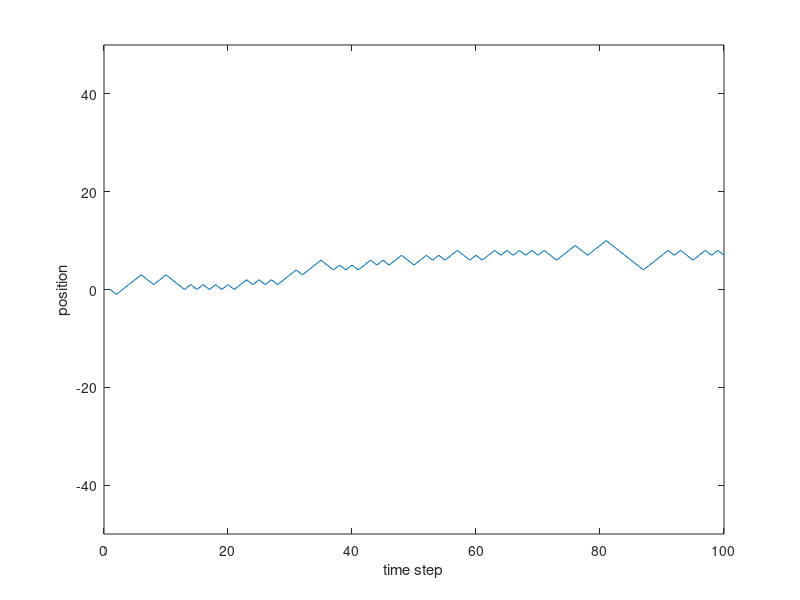
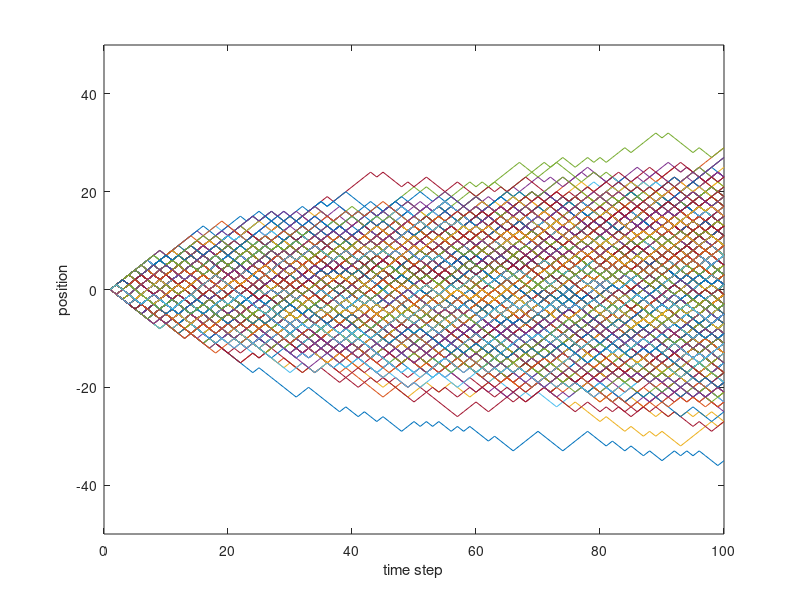
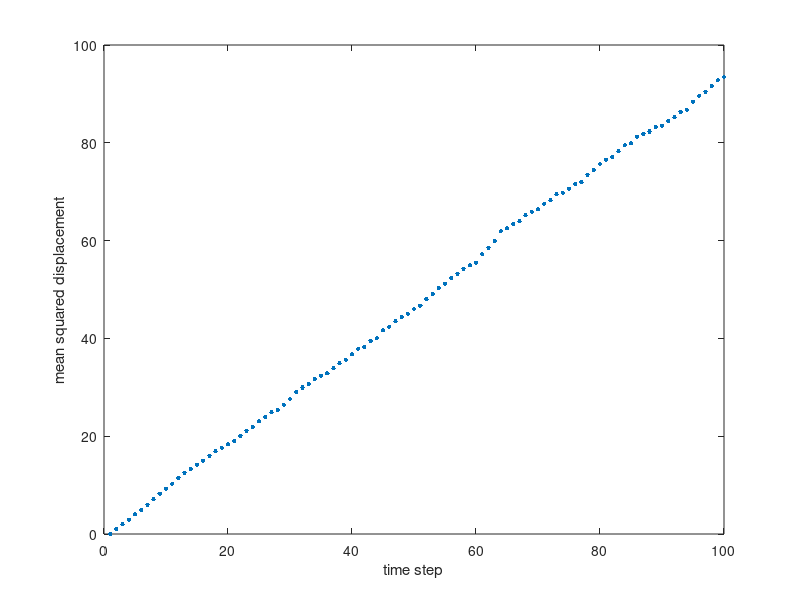

MATLAB code to generate these figures, in order:
% Day 2 - Diffusion by coin flips

% Goals:
% 1) Simulate a random walker/diffuser by coin flips. For example:
% diffusion of a particle over time.
% 2) By looking at many trajectories and doing statistical averages over
% all the outcomes... we can explore implications of our model and also
% learn things about diffusion.

clear variables
close all

% Define simulation parameters
nSteps = 100; %number of coin flips / steps

% Create an array to store all our positions over time
pos = zeros(nSteps,1);

% Define the initial condition
pos(1) = 0;

% Define a time vector
time = 1:nSteps;

% Loop over all time steps

for i = 2:nSteps

    coinFlip = rand(); % generate a number between 0 and 1
    
    if coinFlip > 0.5
        pos(i) = pos(i-1)+1; % move to the right
    else
        pos(i) = pos(i-1)-1; % move to the left
    end

end

% Plot position over our particle over time
figure
plot(time,pos)
xlabel('time step')
ylabel('position')
ylim([-nSteps/2, nSteps/2]); % force matlab to plot a specific range for y

% To compare to analytic solutions and get feel for the average or variance
% of particle distribution over time... we need to simulate lots of
% particles.

nParticles = 1000;

% We need a 2D matrix to keep track of positions for EACH particle over
% time.
posMatrix = zeros(nParticles, nSteps);

% Run our full simulation, looping through all particles and all steps.
for j = 1:nParticles
    for i = 2:nSteps
        coinFlip = rand;
        if coinFlip>0.5
            posMatrix(j,i) = posMatrix(j,i-1) + 1; % hop to right
        else
            posMatrix(j,i) = posMatrix(j,i-1) - 1; % hop to left
        end
    end
end

% Plot all our particle trajectories over time
figure
plot(time,posMatrix')
xlabel('time step')
ylabel('position')
ylim([-nSteps/2, nSteps/2]); % force matlab to plot a specific range for y

% Note that the distribution of positions at each time point has a
% characteristic "width".  How could we quantify this width?
% We could.... calculate the displacement from starting position for each
% particle, and average these.
% How about the average of displacement^2, instead?

% Calculate the "mean squared displacement" = MSD
posSquare = posMatrix.^2; % square each element in our matrix of positions
MSD = mean(posSquare,1); % average down the first index (across all particles)

% Plot the MSD over time
figure
plot(time, MSD, '.', 'MarkerSize', 10)
xlabel('time step')
ylabel('mean squared displacement')

% MSD (units of length squared) is proportion to t. Pretty cool.




























